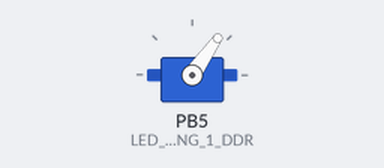
The program below on a simulated ATmega328P, built with avr-gcc and emulated at 16 MHz (the files do not name the chip). On the bench: servo. Wiring (inferred from the names in the program): servo: signal PB5. Servo pulses on a pin are drawn as a servo (544–2400 µs = 0–180°).

Above: at 0.05 s.
At 0.2 s:
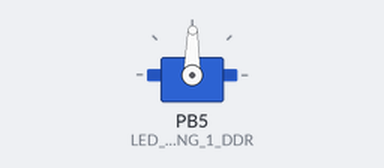
At 0.3 s:
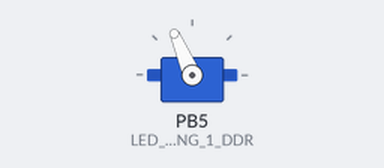
At 0.4 s:
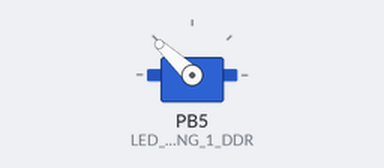
Timing chart, 0 to 3.0 s (numbered marks = the images above):
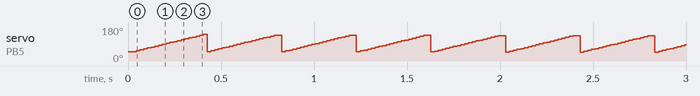

Measured:
- by itself, servo on PB5 (LED_STRING_1_DDR): ramps from 45° to 143° and jumps back, once every 0.40 s

The program:

main.c
```c
/*
 * main.c
 *
 *  Created on: 30.12.2019
 *      Author: lapiUser
 */

#include <avr/io.h>
#include "main.h"
#include "interrupt.h"
#include "servo.h"


#define SRV_Y_LED 	0


volatile uint8_t y_led_angle;

// **********************************************
// **********       MAIN LOOP            ********
// **********************************************
int main(){
	// Port init
	LED_STRING_1_DDR();

	srv_attach((void*)&PORTB, PB5, SRV_Y_LED);
	// Interrupts
	int_initT1();
	sei();

while(TRUE){
	//LED_ON();

}}
// **********************************************
// **********************************************

// ********** INTERRUPT ********
ISR(INT_T1){
	int_T1_interrupt_handler();
	srv_set_angle(SRV_Y_LED, y_led_angle);
	y_led_angle++;
	if (y_led_angle == 181) y_led_angle = 0;
}
```

interrupt.c
```c
/*
 * interrupt.c
 *
 *  Created on: 30.03.2018
 *      Author: lapiUser
 */

#include "main.h"
#include "interrupt.h"
#include "servo.h"

volatile uint16_t counter_1 = 0;

void _T1Reload(uint16_t reload)
{
	//reload timer
	#ifdef ATMEGA328P
		TCNT1 = reload;
	#endif
}

void int_initT1(void)
{
	// 2,5 ms overflow time
	// CPU = 16 MHz
	// prescaler = 1
	// 65535 - 40000 = 25535 => 0x63BF
	// Normal PWM mode 0

	#ifdef ATMEGA328P
		TCCR1A = 0;
		TCCR1B = (1<<CS10);
		TCNT1 = RELOAD;

		//T1 Interrupt Enable
		TIMSK1 = _BV(TOIE1);
	#endif
}

// Interrupt handler
void int_T1_interrupt_handler(void){
	// T1 Reload
	srv_handler();
	_T1Reload(srv_next_reload());
}
```

interrupt.h
```c
/*
 * interrupt.h
 *
 *  Created on: 30.03.2018
 *      Author: lapiUser
 */

#include <avr/interrupt.h>

//Timer initialization prototype function
void int_initT1(void);
void int_T1_interrupt_handler(void);
```

main.h
```c
/*
 * main.h
 *
 *  Created on: 30.03.2018
 *      Author: lapiUser
 */
#include <avr/io.h>

// General
#define FALSE 0
#define TRUE 1

#define ATMEGA328P

#ifdef ATMEGA328P
	// Pinout Arduino UNO R3
	// Diagnostic LED
	#define		LED_STRING_1_DDR()			DDRB |= (1<<PB5)
	#define		LED_STRING_1_TRG()			PORTB ^= (1<<PB5) // change state
	#define		LED_STRING_1_ON()			PORTB |= (1<<PB5)
	#define		LED_STRING_1_OFF()			PORTB &= ~(1<<PB5)

	// Interrupts
	#define INT_T1 		TIMER1_OVF_vect
	// Timer reload value for 2,5 ms
	#define PERIOD  40000
	#define RELOAD	65535 - PERIOD

#endif // ATMEGA328P
```

servo.c
```c
/*
 * servo.c
 *
 *  Created on: 30.12.2019
 *      Author: lapiUser
 */

#include "main.h"
#include "servo.h"

// Variables
typedef struct {
	volatile uint8_t connected;  // TRUE, FALSE
	volatile uint8_t phase;		 // 0, 1
	volatile uint8_t *port;		 // PORTB, PORTC ...
	volatile uint8_t pin;		 // PB5, PC3 ...
	volatile uint8_t angle;		 // 0...180
} SRV_CHANEL;

volatile SRV_CHANEL srv_ch_index_mtrx[8];

volatile uint8_t srv_ch_index = 0;				// max 8 possible [0..7]
volatile uint16_t svr_next_reload = RELOAD;		// Default 2,5 ms

// Functions
void srv_attach(uint8_t *svr_port, uint8_t svr_pin, uint8_t assigned_ch){
	srv_ch_index_mtrx[assigned_ch].port = svr_port;
	srv_ch_index_mtrx[assigned_ch].pin = svr_pin;
	srv_ch_index_mtrx[assigned_ch].connected = TRUE;
}


void srv_set_angle(uint8_t srv_ch_indx, uint8_t srv_angle){
	srv_ch_index_mtrx[srv_ch_indx].angle = srv_angle;
}


void srv_handler(void){
	if (srv_ch_index_mtrx[srv_ch_index].connected == TRUE){
		if (srv_ch_index_mtrx[srv_ch_index].phase == 0){
			srv_ch_index_mtrx[srv_ch_index].phase = 1;
			*srv_ch_index_mtrx[srv_ch_index].port |= (1<<srv_ch_index_mtrx[srv_ch_index].pin);  // Set Output
			svr_next_reload = 0xFFFF - (SRV_0_DEGREE + SVR_1_DEGREE * srv_ch_index_mtrx[srv_ch_index].angle);
		} else {
			srv_ch_index_mtrx[srv_ch_index].phase = 0;
			*srv_ch_index_mtrx[srv_ch_index].port &= ~(1<<srv_ch_index_mtrx[srv_ch_index].pin);  // Clear Output
			svr_next_reload = RELOAD + (SRV_0_DEGREE + SVR_1_DEGREE * srv_ch_index_mtrx[srv_ch_index].angle);
			srv_ch_index ++;
		}
	} else {
		svr_next_reload = RELOAD;		// Default timer settings
		srv_ch_index ++;
	}

	// Servo index update
	if (srv_ch_index >= 8) srv_ch_index = 0;

}

// Function returns number of next timer ticks
uint16_t srv_next_reload(void){
	return svr_next_reload;
}
```

servo.h
```c
#define SRV_0_DEGREE	16000 		// 1ms
#define SRV_180_DEGREE	32000		// 2ms
#define SVR_1_DEGREE	89			// ticks


void srv_attach(uint8_t *, uint8_t, uint8_t);
void srv_handler(void);
void srv_set_angle(uint8_t, uint8_t);
uint16_t srv_next_reload(void); // Function returns number of next timer ticks
```
